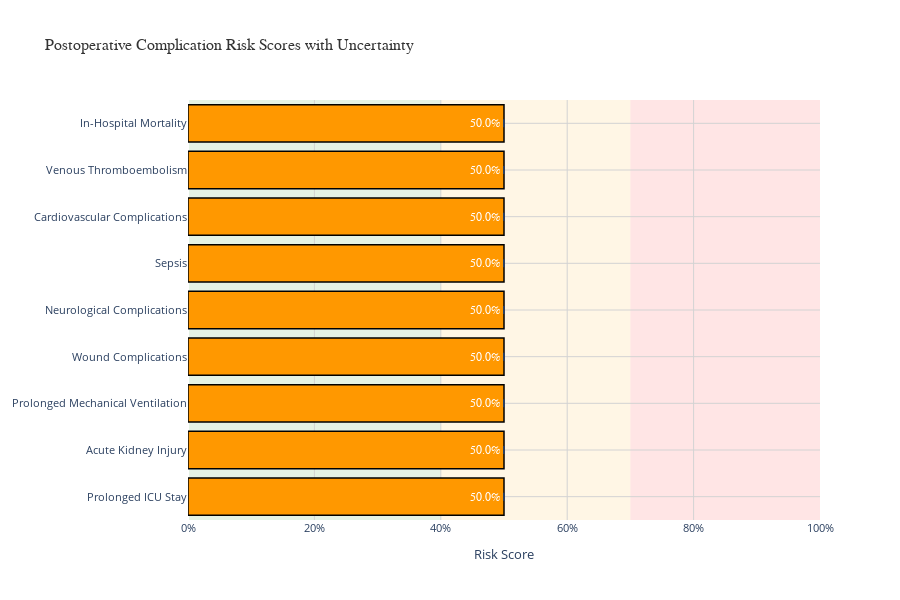

The notebook cell this image was saved under:
### Code cell
# Visualize Predictions
print("\nCreating prediction visualizations...")

# Create comprehensive visualization
fig = go.Figure()

# Sort by risk score
sorted_tasks = sorted(COMPLICATIONS.keys(), key=lambda x: predictions[x], reverse=True)
task_names = [COMPLICATIONS[t]['name'] for t in sorted_tasks]
risk_scores = [predictions[t] for t in sorted_tasks]
uncertainties_list = [uncertainties[t] for t in sorted_tasks]

# Color coding
colors = []
for score in risk_scores:
    if score >= 0.7:
        colors.append('#ff4444')
    elif score >= 0.4:
        colors.append('#ff9800')
    else:
        colors.append('#4caf50')

# Add bars with error bars
fig.add_trace(go.Bar(
    y=task_names,
    x=risk_scores,
    error_x=dict(type='data', array=uncertainties_list),
    orientation='h',
    marker=dict(color=colors, line=dict(color='black', width=1.5)),
    text=[f'{score:.1%}' for score in risk_scores],
    textposition='inside',
    textfont=dict(size=12, color='white', family='Arial Black')
))

# Add risk zones
fig.add_vrect(x0=0, x1=0.4, fillcolor="green", opacity=0.1, layer="below", line_width=0)
fig.add_vrect(x0=0.4, x1=0.7, fillcolor="orange", opacity=0.1, layer="below", line_width=0)
fig.add_vrect(x0=0.7, x1=1.0, fillcolor="red", opacity=0.1, layer="below", line_width=0)

fig.update_layout(
    title=dict(
        text='Postoperative Complication Risk Scores with Uncertainty',
        font=dict(size=16, family='Arial', color='#333')
    ),
    xaxis_title='Risk Score',
    xaxis=dict(range=[0, 1], tickformat='.0%', gridcolor='lightgray'),
    yaxis=dict(gridcolor='lightgray'),
    height=600,
    showlegend=False,
    plot_bgcolor='white',
    font=dict(size=11)
)

fig.write_html('figures/prediction_results.html')
# Note: PNG export requires kaleido package. Skipping for now.
# fig.write_image('figures/prediction_results.png', width=1400, height=800)
fig.show()

print("✅ Figure saved:")
print("   - figures/prediction_results.html")

### Figure 1 — Plotly figure (JSON) as saved in the notebook; plotly's stock layout.template omitted (floating-point values rounded to 4 significant figures)
{"data": [{"error_x": {"array": [0, 0, 0, 0, 0, 0, 0, 0, 0], "type": "data"}, "marker": {"color": ["#ff9800", "#ff9800", "#ff9800", "#ff9800", "#ff9800", "#ff9800", "#ff9800", "#ff9800", "#ff9800"], "line": {"color": "black", "width": 1.5}}, "orientation": "h", "text": ["50.0%", "50.0%", "50.0%", "50.0%", "50.0%", "50.0%", "50.0%", "50.0%", "50.0%"], "textfont": {"color": "white", "family": "Arial Black", "size": 12}, "textposition": "inside", "type": "bar", "x": [0.5, 0.5, 0.5, 0.5, 0.5, 0.5, 0.5, 0.5, 0.5], "y": ["Prolonged ICU Stay", "Acute Kidney Injury", "Prolonged Mechanical Ventilation", "Wound Complications", "Neurological Complications", "Sepsis", "Cardiovascular Complications", "Venous Thromboembolism", "In-Hospital Mortality"]}], "layout": {"font": {"size": 11}, "height": 600, "plot_bgcolor": "white", "shapes": [{"fillcolor": "green", "layer": "below", "line": {"width": 0}, "opacity": 0.1, "type": "rect", "x0": 0, "x1": 0.4, "xref": "x", "y0": 0, "y1": 1, "yref": "y domain"}, {"fillcolor": "orange", "layer": "below", "line": {"width": 0}, "opacity": 0.1, "type": "rect", "x0": 0.4, "x1": 0.7, "xref": "x", "y0": 0, "y1": 1, "yref": "y domain"}, {"fillcolor": "red", "layer": "below", "line": {"width": 0}, "opacity": 0.1, "type": "rect", "x0": 0.7, "x1": 1, "xref": "x", "y0": 0, "y1": 1, "yref": "y domain"}], "showlegend": false, "title": {"font": {"color": "#333", "family": "Arial", "size": 16}, "text": "Postoperative Complication Risk Scores with Uncertainty"}, "xaxis": {"gridcolor": "lightgray", "range": [0, 1], "tickformat": ".0%", "title": {"text": "Risk Score"}}, "yaxis": {"gridcolor": "lightgray"}}}
